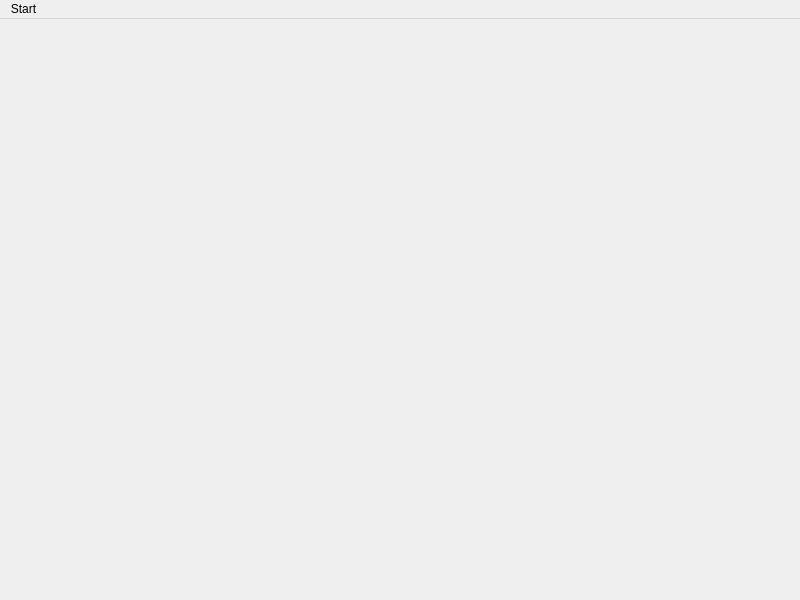
<?xml version="1.0" encoding="UTF-8"?>
<ui version="4.0">
 <class>MainScence</class>
 <widget class="QMainWindow" name="MainScence">
  <property name="geometry">
   <rect>
    <x>0</x>
    <y>0</y>
    <width>800</width>
    <height>600</height>
   </rect>
  </property>
  <property name="windowTitle">
   <string>MainScence</string>
  </property>
  <widget class="QWidget" name="centralwidget"/>
  <widget class="QMenuBar" name="menubar">
   <property name="geometry">
    <rect>
     <x>0</x>
     <y>0</y>
     <width>800</width>
     <height>22</height>
    </rect>
   </property>
   <widget class="QMenu" name="menuStart">
    <property name="title">
     <string>Start</string>
    </property>
    <addaction name="actionQuit"/>
   </widget>
   <addaction name="menuStart"/>
  </widget>
  <action name="actionQuit">
   <property name="text">
    <string>Quit</string>
   </property>
  </action>
 </widget>
 <resources/>
 <connections/>
</ui>
